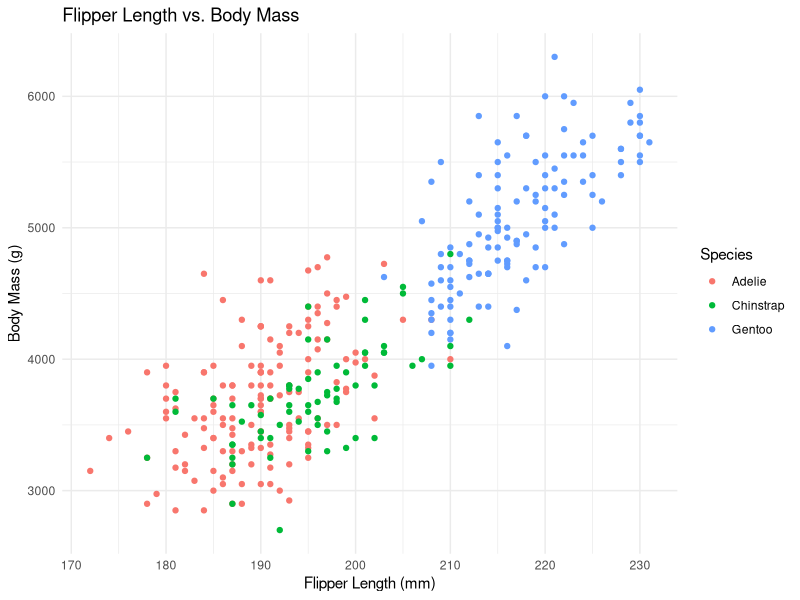

Recreate this plot in R.
## ---- chunk 1
# Set global chunk options to hide R code in the output
knitr::opts_chunk$set(echo = FALSE, message = FALSE, warning = FALSE)
## ---- chunk 2
# Load necessary libraries
library(ggplot2)
library(palmerpenguins)

# Create scatter plot
ggplot(data = penguins, aes(x = flipper_length_mm, y = body_mass_g, color = species)) +
  geom_point() +
  labs(
    title = "Flipper Length vs. Body Mass",
    x = "Flipper Length (mm)",
    y = "Body Mass (g)",
    color = "Species"
  ) +
  theme_minimal()
## ---- chunk 3
# Load necessary libraries
library(dplyr)
library(knitr)

# Create summary table
summary_table <- penguins %>%
  group_by(species) %>%
  summarize(
    Average_Body_Mass_g = mean(body_mass_g, na.rm = TRUE),
    Average_Flipper_Length_mm = mean(flipper_length_mm, na.rm = TRUE)
  )

# Display table
kable(summary_table, caption = "Average Body Mass and Flipper Length by Species")
